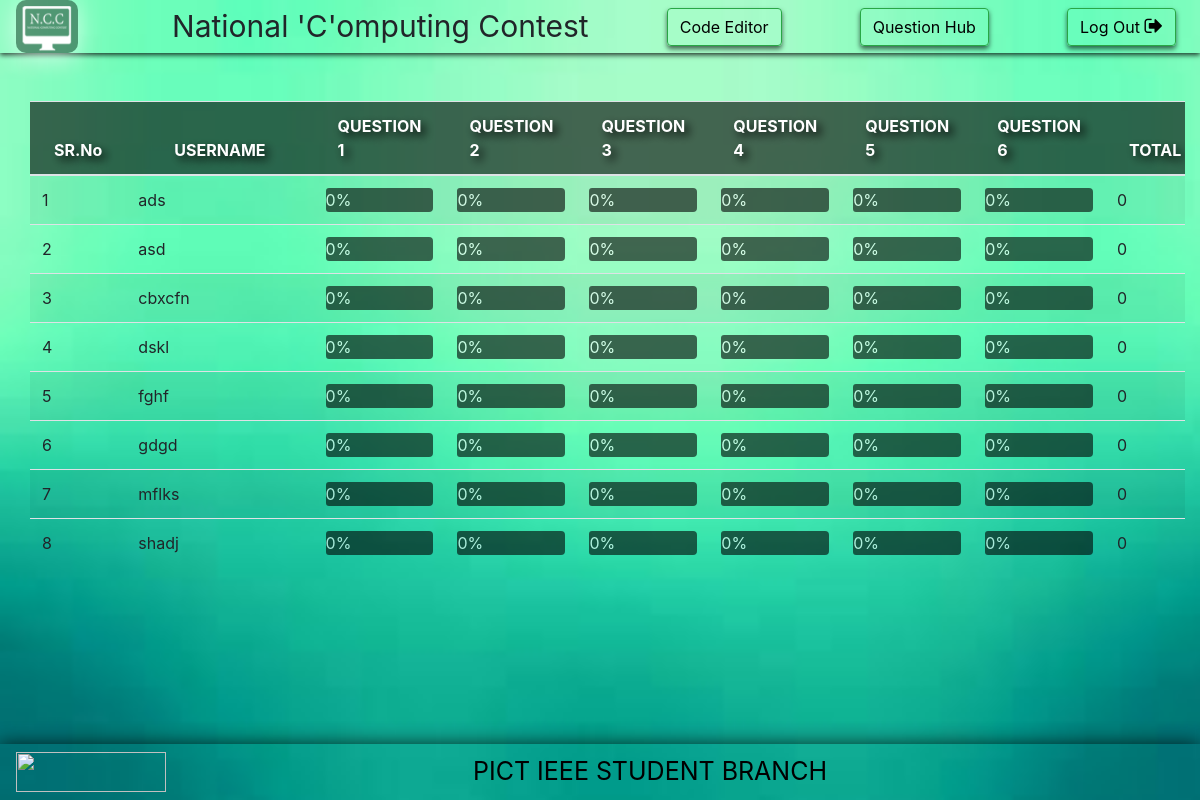
The page /leaderboard on the database as committed earlier.
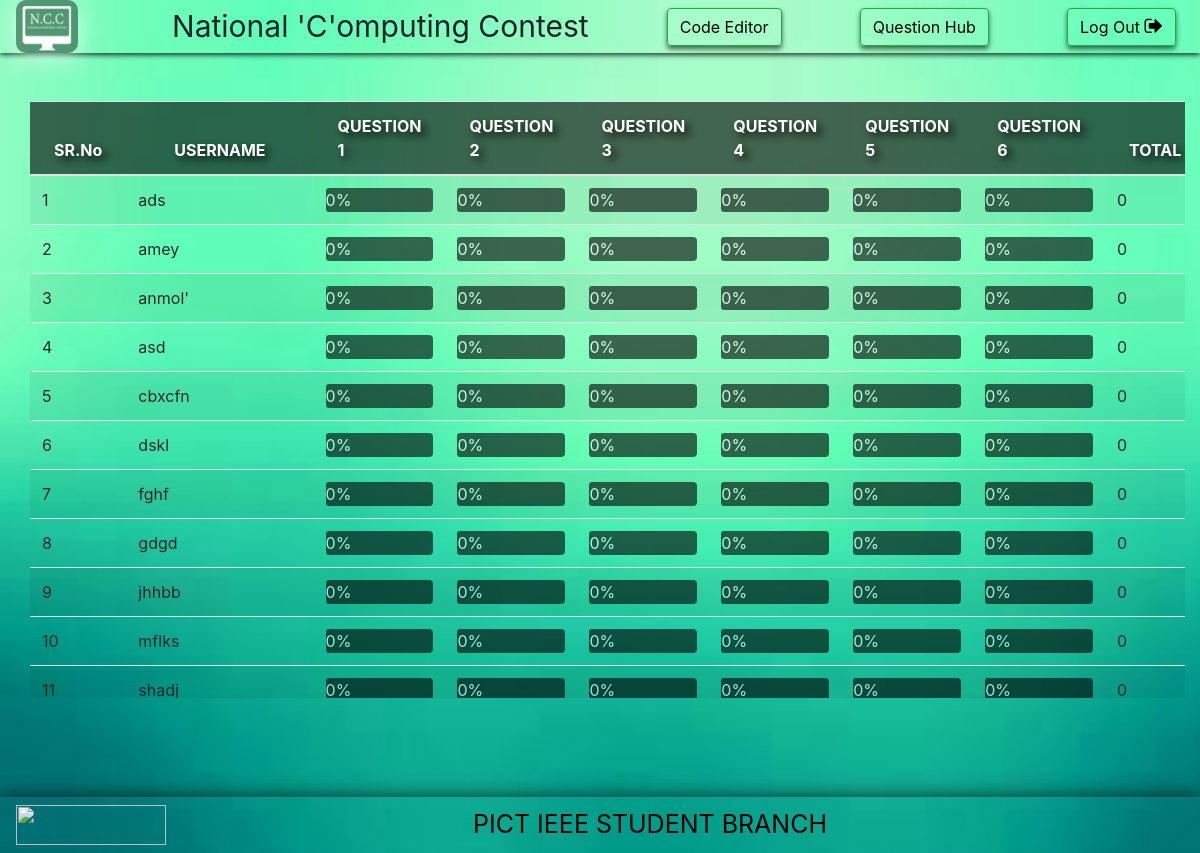
The same page on the database as committed later.
### NCC/models.py (models this page shows)
class Player(models.Model):
    p1name = models.CharField(max_length=120)
    p2name = models.CharField(max_length=120)
    p1email = models.EmailField(max_length=100)
    p2email = models.EmailField(max_length=100)
    pid = models.OneToOneField(User, on_delete=models.CASCADE)
    p1mno = models.CharField(max_length=10)
    p2mno = models.CharField(max_length=10)
    time = models.IntegerField(default=0)
    score = models.IntegerField(default=0)
    level = models.IntegerField(default=0)
    q1_score = models.IntegerField(default=0)
    q2_score = models.IntegerField(default=0)
    q3_score = models.IntegerField(default=0)
    q4_score = models.IntegerField(default=0)
    q5_score = models.IntegerField(default=0)
    q6_score = models.IntegerField(default=0)
    subtime = models.IntegerField(default=0)
    rank = models.IntegerField(default=0)
    def __str__(self):
        a = self.id
        a = str(a)
        return self.p1name + " " + self.p2name

### NCC/views.py (the view)
# urls.py: url(r'^leaderboard', views.leaderboard),
def leaderboard(request):
    count = Player.objects.all().count()
    p = Player.objects.all().order_by('-score', 'time', 'p1name')
    print(p)
    context = {
        'p': p,
        'count': count
    }
    return render(request, 'leaderboard.html', context)

### NCC/templates/leaderboard.html (shortened to what this page needs)
<!DOCTYPE html>
<html lang="en">
<head>
    <link href="static/css/bootstrap.min.css" rel="stylesheet">
	  <link href="static/font-awesome/css/font-awesome.min.css" rel="stylesheet" >
	<link rel="stylesheet" href="static/codingPage.css">
</head>
<body>
    <nav class="navbar  navbar-light navtop py-0" >
		<div class="navbar-brand  ncc " style="padding: 6px 6px 2px 6px;">  <img src="/static/NCC.png" width="50" height="45" alt=""> </div>
  		<div style="font-size: 30px;" >National  'C'omputing  Contest</div>
  		<a class="btn border border-success  " href="#" role="button">Code Editor</a>
		<a class="btn border border-success " href="/questionhub" role="button">Question Hub</a>
        <a href="/result"><button class="btn mr-2 border border-success logout " type="button">Log Out <i class="fa fa-sign-out" style="font-size:20px;" aria-hidden="true" > </i></button></a>
</nav>
    <div class="container-fluid pt-5 " >
        <table class="table table-responsive table-striped container-fluid" style="height:70vh;">
            <thead>
                <tr>
                    <th class="px-4">SR.No</th>
                    <th class="px-5">USERNAME</th>
                    <th class="px-4">QUESTION 1</th>
                    <th class="px-4">QUESTION 2</th>
                    <th class="px-4">QUESTION 3</th>
                    <th class="px-4">QUESTION 4</th>
                    <th class="px-4">QUESTION 5</th>
                    <th 	class="px-4">QUESTION 6</th>
                    <th class="px-4">TOTAL</th>
                </tr>
            </thead>
            <tbody>
            {% for l in p %}
				<tr>
                    <td>{{forloop.counter}}</td>
                    <td>{{l.p1name}}</td>
                    <td><div class=" play ">
                        <div class="perc" style="width:{{l.q1_score}}% ; ">{{l.q1_score}}%</div></div></td>
                    <td><div class=" play ">
                        <div class="perc" style="width: {{l.q2_score}}%;">{{l.q2_score}}%</div></div></td>
                    <td><div class="play ">
                        <div class="perc" style="width: {{l.q3_score}}%;">{{l.q3_score}}%</div></div></td>
                    <td><div class=" play ">
                        <div class="perc" style="width: {{l.q4_score}}%; ">{{l.q4_score}}%</div></div></td>
                    <td><div class=" play ">
                        <div class="perc" style="width: {{l.q5_score}}%;">{{l.q5_score}}%</div></div></td>
                    <td><div class=" play ">
                        <div class="perc" style="width: {{l.q6_score}}%; ">{{l.q6_score}}%</div></div></td>
                    <td>{{l.score}}</td>
                </tr>
                {% endfor %}
            </tbody>
        </table>
    </div>
  <nav class="navbar fixed-bottom  navbot ">
  <img src="/static/pisb.png" width="150" height="40" alt="">
  <div class="col offset-md-3 " style="font-size:25px;color:black;">
    PICT IEEE STUDENT BRANCH
  </div>
</nav>
</body>
</html>

### NCC/static/codingPage.css (style rules this page uses)
body { background: url("bg7.jpg") no-repeat fixed ; height: 100%; width:100%; background-size:cover; l }
.navtop { box-shadow: 0px 2px 5px rgba(0,0,0,0.8); }
.navbot { box-shadow: 0px 1px 20px rgba(0,0,0,0.8); }
.ncc { border-radius:10px; background-color:rgba(0,0,0,0.4); box-shadow: 0px 5px 25px rgba(255,255,255,0.6); cursor: pointer; }
thead th { background-color:rgba(0,0,0,0.6); color:white; cursor: pointer; text-shadow: 4px 4px 10px black; }
.btn { background-color: rgba(0,0,0,0); color:black; box-shadow: 0px 3px 5px rgba(0,0,0,0.6); }

### NCC/templates/leaderboard.html (style rules this page uses)
.play { background-color: black; border-radius: 3px 4px 4px 3px; opacity: .6; }
.perc { background: red; text-align: center;color:white; border-radius: 3px 4px 4px 3px; }

Rows that differ between the two databases and show on the page:
added Player: p1name "amey", q1_score "0", q2_score "0", q3_score "0", q4_score "0", q5_score "0", q6_score "0", score "0"
added Player: p1name "anmol'", q1_score "0", q2_score "0", q3_score "0", q4_score "0", q5_score "0", q6_score "0", score "0"
added Player: p1name "jhhbb", q1_score "0", q2_score "0", q3_score "0", q4_score "0", q5_score "0", q6_score "0", score "0"
